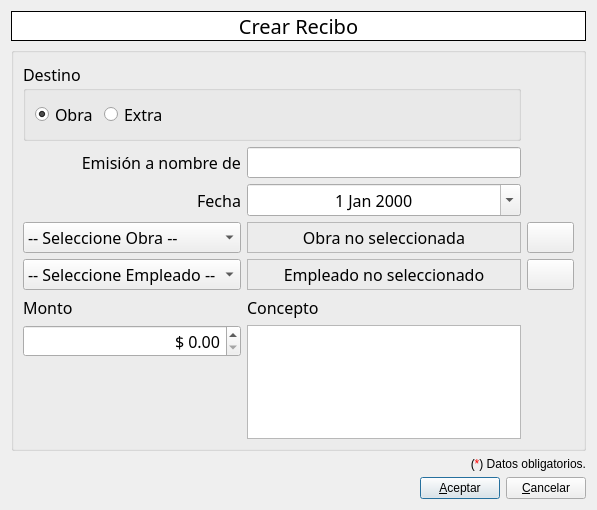
<?xml version="1.0" encoding="UTF-8"?>
<ui version="4.0">
 <class>CreateReceipt</class>
 <widget class="QWidget" name="CreateReceipt">
  <property name="geometry">
   <rect>
    <x>0</x>
    <y>0</y>
    <width>597</width>
    <height>510</height>
   </rect>
  </property>
  <property name="windowTitle">
   <string>Crear Recibo</string>
  </property>
  <property name="windowIcon">
   <iconset resource="../resources/qzette.qrc">
    <normaloff>:/app/images/app/receipt.png</normaloff>:/app/images/app/receipt.png</iconset>
  </property>
  <layout class="QVBoxLayout" name="verticalLayout">
   <item>
    <widget class="QLabel" name="lb_title">
     <property name="palette">
      <palette>
       <active>
        <colorrole role="Base">
         <brush brushstyle="SolidPattern">
          <color alpha="255">
           <red>255</red>
           <green>255</green>
           <blue>255</blue>
          </color>
         </brush>
        </colorrole>
        <colorrole role="Window">
         <brush brushstyle="SolidPattern">
          <color alpha="255">
           <red>255</red>
           <green>255</green>
           <blue>255</blue>
          </color>
         </brush>
        </colorrole>
       </active>
       <inactive>
        <colorrole role="Base">
         <brush brushstyle="SolidPattern">
          <color alpha="255">
           <red>255</red>
           <green>255</green>
           <blue>255</blue>
          </color>
         </brush>
        </colorrole>
        <colorrole role="Window">
         <brush brushstyle="SolidPattern">
          <color alpha="255">
           <red>255</red>
           <green>255</green>
           <blue>255</blue>
          </color>
         </brush>
        </colorrole>
       </inactive>
       <disabled>
        <colorrole role="Base">
         <brush brushstyle="SolidPattern">
          <color alpha="255">
           <red>255</red>
           <green>255</green>
           <blue>255</blue>
          </color>
         </brush>
        </colorrole>
        <colorrole role="Window">
         <brush brushstyle="SolidPattern">
          <color alpha="255">
           <red>255</red>
           <green>255</green>
           <blue>255</blue>
          </color>
         </brush>
        </colorrole>
       </disabled>
      </palette>
     </property>
     <property name="font">
      <font>
       <family>Trebuchet MS</family>
       <pointsize>15</pointsize>
      </font>
     </property>
     <property name="autoFillBackground">
      <bool>true</bool>
     </property>
     <property name="frameShape">
      <enum>QFrame::Box</enum>
     </property>
     <property name="text">
      <string>Crear Recibo</string>
     </property>
     <property name="alignment">
      <set>Qt::AlignCenter</set>
     </property>
    </widget>
   </item>
   <item>
    <widget class="QGroupBox" name="groupBox">
     <property name="font">
      <font>
       <family>Trebuchet MS</family>
       <pointsize>12</pointsize>
      </font>
     </property>
     <property name="title">
      <string/>
     </property>
     <property name="alignment">
      <set>Qt::AlignCenter</set>
     </property>
     <property name="checked">
      <bool>false</bool>
     </property>
     <layout class="QGridLayout" name="gridLayout">
      <item row="0" column="0" colspan="2">
       <widget class="QGroupBox" name="groupBoxDest">
        <property name="title">
         <string>Destino</string>
        </property>
        <layout class="QHBoxLayout" name="horizontalLayout_2">
         <item>
          <widget class="QRadioButton" name="buildingRadioButton">
           <property name="text">
            <string>Obra</string>
           </property>
           <property name="checked">
            <bool>true</bool>
           </property>
          </widget>
         </item>
         <item>
          <widget class="QRadioButton" name="extraRadioButton">
           <property name="text">
            <string>Extra</string>
           </property>
          </widget>
         </item>
         <item>
          <spacer name="horizontalSpacer_2">
           <property name="orientation">
            <enum>Qt::Horizontal</enum>
           </property>
           <property name="sizeHint" stdset="0">
            <size>
             <width>555</width>
             <height>20</height>
            </size>
           </property>
          </spacer>
         </item>
        </layout>
       </widget>
      </item>
      <item row="1" column="0">
       <widget class="QLabel" name="lb_ownername">
        <property name="text">
         <string>Emisión a nombre de</string>
        </property>
        <property name="alignment">
         <set>Qt::AlignRight|Qt::AlignTrailing|Qt::AlignVCenter</set>
        </property>
       </widget>
      </item>
      <item row="1" column="1">
       <widget class="QLineEdit" name="le_ownername"/>
      </item>
      <item row="2" column="0">
       <widget class="QLabel" name="lb_date">
        <property name="text">
         <string>Fecha</string>
        </property>
        <property name="alignment">
         <set>Qt::AlignRight|Qt::AlignTrailing|Qt::AlignVCenter</set>
        </property>
       </widget>
      </item>
      <item row="2" column="1">
       <widget class="QDateEdit" name="dateEdit">
        <property name="alignment">
         <set>Qt::AlignCenter</set>
        </property>
        <property name="calendarPopup">
         <bool>true</bool>
        </property>
       </widget>
      </item>
      <item row="3" column="0">
       <widget class="QComboBox" name="cb_building">
        <property name="sizePolicy">
         <sizepolicy hsizetype="Preferred" vsizetype="Fixed">
          <horstretch>0</horstretch>
          <verstretch>0</verstretch>
         </sizepolicy>
        </property>
        <item>
         <property name="text">
          <string>-- Seleccione Obra --</string>
         </property>
        </item>
       </widget>
      </item>
      <item row="3" column="1">
       <widget class="QLabel" name="lb_building">
        <property name="sizePolicy">
         <sizepolicy hsizetype="Expanding" vsizetype="Preferred">
          <horstretch>0</horstretch>
          <verstretch>0</verstretch>
         </sizepolicy>
        </property>
        <property name="frameShape">
         <enum>QFrame::StyledPanel</enum>
        </property>
        <property name="text">
         <string>Obra no seleccionada</string>
        </property>
        <property name="alignment">
         <set>Qt::AlignCenter</set>
        </property>
       </widget>
      </item>
      <item row="3" column="2">
       <widget class="QPushButton" name="pb_buildingSearch">
        <property name="text">
         <string/>
        </property>
        <property name="icon">
         <iconset resource="../resources/qzette.qrc">
          <normaloff>:/app/images/app/building.png</normaloff>:/app/images/app/building.png</iconset>
        </property>
       </widget>
      </item>
      <item row="4" column="0">
       <widget class="QComboBox" name="cb_employed">
        <property name="sizePolicy">
         <sizepolicy hsizetype="Preferred" vsizetype="Fixed">
          <horstretch>0</horstretch>
          <verstretch>0</verstretch>
         </sizepolicy>
        </property>
        <item>
         <property name="text">
          <string>-- Seleccione Empleado --</string>
         </property>
        </item>
       </widget>
      </item>
      <item row="4" column="1">
       <widget class="QLabel" name="lb_employed">
        <property name="sizePolicy">
         <sizepolicy hsizetype="Expanding" vsizetype="Preferred">
          <horstretch>0</horstretch>
          <verstretch>0</verstretch>
         </sizepolicy>
        </property>
        <property name="frameShape">
         <enum>QFrame::StyledPanel</enum>
        </property>
        <property name="text">
         <string>Empleado no seleccionado</string>
        </property>
        <property name="alignment">
         <set>Qt::AlignCenter</set>
        </property>
       </widget>
      </item>
      <item row="4" column="2">
       <widget class="QPushButton" name="pb_employedSearch">
        <property name="text">
         <string/>
        </property>
        <property name="icon">
         <iconset resource="../resources/qzette.qrc">
          <normaloff>:/app/images/app/employed.png</normaloff>:/app/images/app/employed.png</iconset>
        </property>
       </widget>
      </item>
      <item row="5" column="0">
       <widget class="QLabel" name="lb_amount">
        <property name="text">
         <string>&lt;!DOCTYPE HTML PUBLIC &quot;-//W3C//DTD HTML 4.0//EN&quot; &quot;http://www.w3.org/TR/REC-html40/strict.dtd&quot;&gt;
&lt;html&gt;&lt;head&gt;&lt;meta name=&quot;qrichtext&quot; content=&quot;1&quot; /&gt;&lt;style type=&quot;text/css&quot;&gt;
p, li { white-space: pre-wrap; }
&lt;/style&gt;&lt;/head&gt;&lt;body style=&quot; font-family:'Trebuchet MS'; font-size:12pt; font-weight:400; font-style:normal;&quot;&gt;
&lt;p style=&quot; margin-top:0px; margin-bottom:0px; margin-left:0px; margin-right:0px; -qt-block-indent:0; text-indent:0px;&quot;&gt;Monto&lt;/p&gt;&lt;/body&gt;&lt;/html&gt;</string>
        </property>
       </widget>
      </item>
      <item row="5" column="1">
       <widget class="QLabel" name="lb_concept">
        <property name="text">
         <string>&lt;!DOCTYPE HTML PUBLIC &quot;-//W3C//DTD HTML 4.0//EN&quot; &quot;http://www.w3.org/TR/REC-html40/strict.dtd&quot;&gt;
&lt;html&gt;&lt;head&gt;&lt;meta name=&quot;qrichtext&quot; content=&quot;1&quot; /&gt;&lt;style type=&quot;text/css&quot;&gt;
p, li { white-space: pre-wrap; }
&lt;/style&gt;&lt;/head&gt;&lt;body style=&quot; font-family:'Trebuchet MS'; font-size:12pt; font-weight:400; font-style:normal;&quot;&gt;
&lt;p style=&quot; margin-top:0px; margin-bottom:0px; margin-left:0px; margin-right:0px; -qt-block-indent:0; text-indent:0px;&quot;&gt;Concepto&lt;/p&gt;&lt;/body&gt;&lt;/html&gt;</string>
        </property>
       </widget>
      </item>
      <item row="6" column="0">
       <widget class="QDoubleSpinBox" name="amountSpinBox">
        <property name="alignment">
         <set>Qt::AlignRight|Qt::AlignTrailing|Qt::AlignVCenter</set>
        </property>
        <property name="prefix">
         <string>$ </string>
        </property>
        <property name="maximum">
         <double>9999999.990000000223517</double>
        </property>
       </widget>
      </item>
      <item row="6" column="1" rowspan="2">
       <widget class="QTextBrowser" name="conceptTextBrowser">
        <property name="sizePolicy">
         <sizepolicy hsizetype="Preferred" vsizetype="Preferred">
          <horstretch>0</horstretch>
          <verstretch>0</verstretch>
         </sizepolicy>
        </property>
        <property name="tabChangesFocus">
         <bool>true</bool>
        </property>
        <property name="readOnly">
         <bool>false</bool>
        </property>
       </widget>
      </item>
      <item row="7" column="0">
       <spacer name="verticalSpacer_3">
        <property name="orientation">
         <enum>Qt::Vertical</enum>
        </property>
        <property name="sizeHint" stdset="0">
         <size>
          <width>20</width>
          <height>40</height>
         </size>
        </property>
       </spacer>
      </item>
     </layout>
    </widget>
   </item>
   <item>
    <spacer name="verticalSpacer">
     <property name="orientation">
      <enum>Qt::Vertical</enum>
     </property>
     <property name="sizeHint" stdset="0">
      <size>
       <width>20</width>
       <height>18</height>
      </size>
     </property>
    </spacer>
   </item>
   <item>
    <widget class="QLabel" name="label">
     <property name="text">
      <string>(&lt;font color='red'&gt;*&lt;/font&gt;) Datos obligatorios.</string>
     </property>
     <property name="alignment">
      <set>Qt::AlignRight|Qt::AlignTrailing|Qt::AlignVCenter</set>
     </property>
    </widget>
   </item>
   <item>
    <layout class="QHBoxLayout" name="horizontalLayout">
     <item>
      <widget class="QLabel" name="lb_logo">
       <property name="autoFillBackground">
        <bool>true</bool>
       </property>
       <property name="text">
        <string/>
       </property>
      </widget>
     </item>
     <item>
      <spacer name="horizontalSpacer">
       <property name="orientation">
        <enum>Qt::Horizontal</enum>
       </property>
       <property name="sizeHint" stdset="0">
        <size>
         <width>40</width>
         <height>20</height>
        </size>
       </property>
      </spacer>
     </item>
     <item>
      <widget class="QPushButton" name="pb_ok">
       <property name="text">
        <string>&amp;Aceptar</string>
       </property>
       <property name="icon">
        <iconset resource="../resources/qzette.qrc">
         <normaloff>:/icons/images/icons/ok.png</normaloff>:/icons/images/icons/ok.png</iconset>
       </property>
       <property name="default">
        <bool>true</bool>
       </property>
      </widget>
     </item>
     <item>
      <widget class="QPushButton" name="pb_cancel">
       <property name="text">
        <string>&amp;Cancelar</string>
       </property>
       <property name="icon">
        <iconset resource="../resources/qzette.qrc">
         <normaloff>:/icons/images/icons/cancel.png</normaloff>:/icons/images/icons/cancel.png</iconset>
       </property>
       <property name="shortcut">
        <string>Esc</string>
       </property>
      </widget>
     </item>
    </layout>
   </item>
  </layout>
 </widget>
 <tabstops>
  <tabstop>buildingRadioButton</tabstop>
  <tabstop>extraRadioButton</tabstop>
  <tabstop>le_ownername</tabstop>
  <tabstop>dateEdit</tabstop>
  <tabstop>cb_building</tabstop>
  <tabstop>pb_buildingSearch</tabstop>
  <tabstop>cb_employed</tabstop>
  <tabstop>pb_employedSearch</tabstop>
  <tabstop>amountSpinBox</tabstop>
  <tabstop>conceptTextBrowser</tabstop>
  <tabstop>pb_ok</tabstop>
  <tabstop>pb_cancel</tabstop>
 </tabstops>
 <resources>
  <include location="../resources/qzette.qrc"/>
 </resources>
 <connections/>
</ui>
